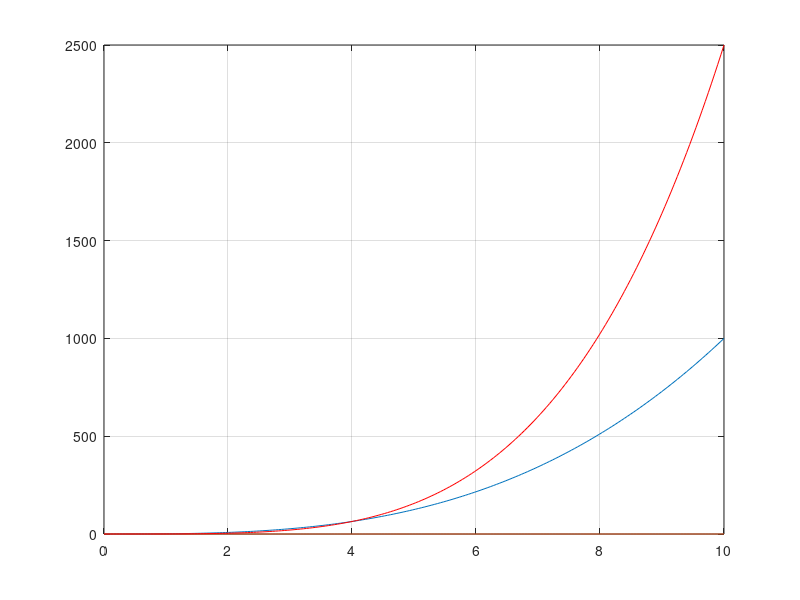

Source code (MATLAB): (Note: this script raises an error after producing the figure.)
fun = @(x) x.^3;
fun1= @(x) 1/4*x.^4;
q=integral(fun,0,10);

x=linspace(0,10,200);
 
plot(x,fun(x));
hold on
grid on;
plot(x,zeros(size(x)))
plot(x,fun1(x),'r')

ax = gca;
ax.XAxisLocation = 'origin';
ax.YAxisLocation = 'origin';
area(x,fun(x))
colororder('#EDB120')
hold off